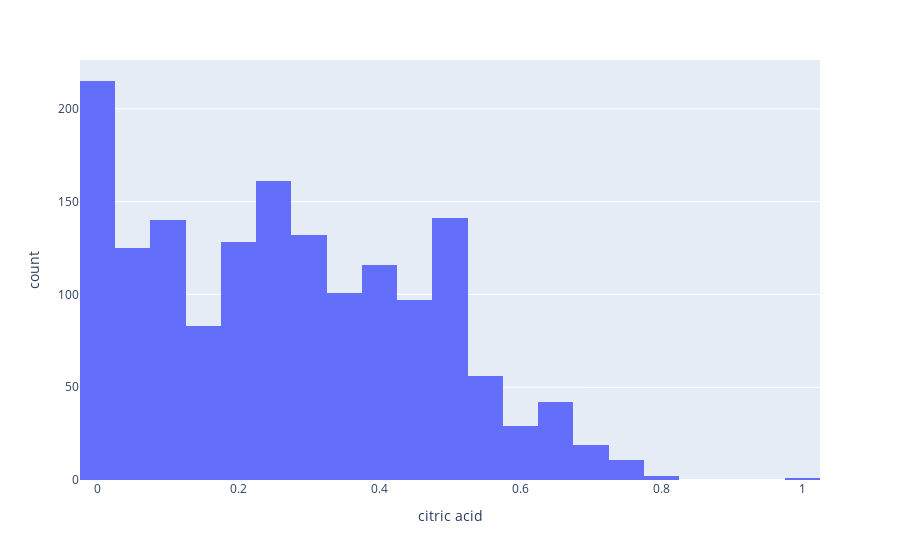

The cell this chart's notebook holds for it:
### Code cell
fig = px.histogram(data_frame,x='citric acid')
fig.show()

### Figure 1 — Plotly figure (JSON) as saved in the notebook; plotly's stock layout.template omitted (floating-point values rounded to 4 significant figures; data arrays with more than 128 entries replaced by an {"elided": "..."} marker saying what was removed)
{"data": [{"alignmentgroup": "True", "bingroup": "x", "hovertemplate": "citric acid=%{x}<br>count=%{y}<extra></extra>", "legendgroup": "", "marker": {"color": "#636efa"}, "name": "", "offsetgroup": "", "orientation": "v", "showlegend": false, "type": "histogram", "x": {"elided": "1599 float values"}, "xaxis": "x", "yaxis": "y"}], "layout": {"barmode": "relative", "legend": {"tracegroupgap": 0}, "margin": {"t": 60}, "xaxis": {"anchor": "y", "domain": [0, 1], "title": {"text": "citric acid"}}, "yaxis": {"anchor": "x", "domain": [0, 1], "title": {"text": "count"}}}}
